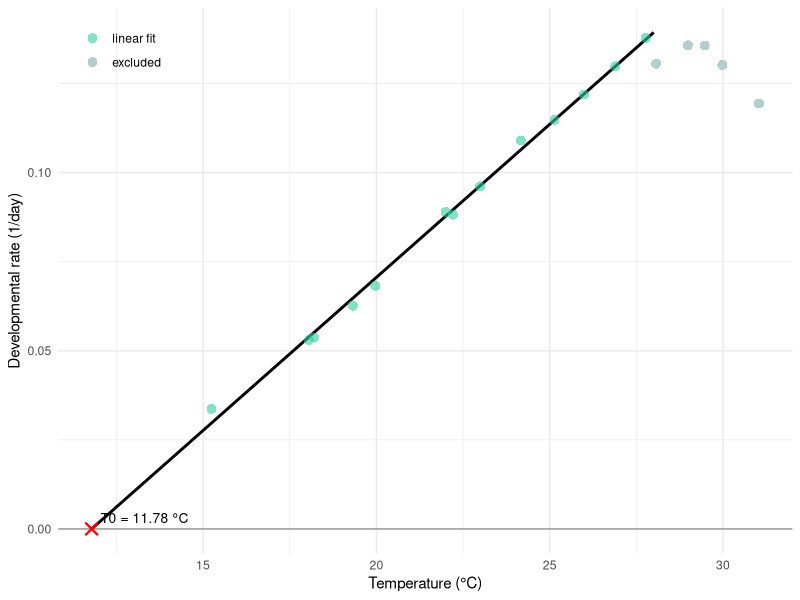
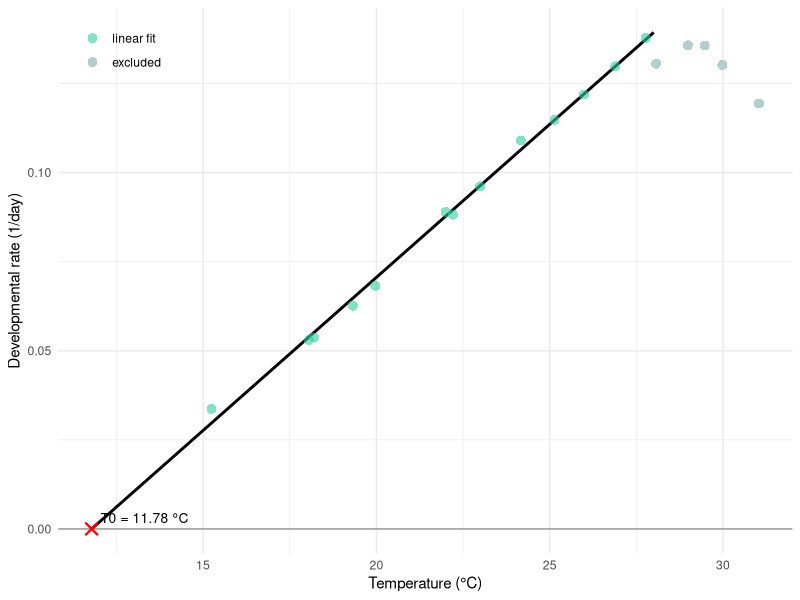

Write R code to recreate these figures, in order.
# =====================================================================
# calibration.R — Base development-model calibration for DrosoTracker.
#
# Derives the thermal-summation constants of the egg->adult model
#     T_dev(theta) = DD / (theta - T0)   <=>   rate = (1/DD)*theta - T0/DD
# by linear regression of developmental RATE against temperature, over the
# linear range ~15-28 C, on the author-verified transcription of Powsner
# (1935, Physiol. Zool. 8:474-520; Tables IX corrected + X, sexes averaged).
#   DD = 1 / slope ;  T0 = -intercept / slope.
#
# Prints the constants with their 95 % confidence intervals (delta method),
# self-checks them against the published values (stops if they drift) and draws
# Figure 1 (developmental rate vs temperature).
#
# Run from the analysis/ folder:   Rscript calibration.R
# =====================================================================

# ---- 1) Data: the verified Powsner totals (committed CSV) ------------
d <- read.csv("data/powsner1935_total_verified.csv")   # cols: temp_c, total_days, note
d$rate <- 1 / d$total_days                              # developmental rate (1/day)

# ---- 2) Linear fit over the linear range (~15-28 C) -----------------
# Above ~28 C the rate-temperature relation reverses (Q10 falls) and is
# excluded. The 27.77 C point (pupal from females only) is kept in the fit;
# dropping it barely changes the result.
LO <- 15; HI <- 28
lin <- d$temp_c >= LO & d$temp_c <= HI
fit <- lm(rate ~ temp_c, data = d[lin, ])

b0 <- as.numeric(coef(fit)[1]); b1 <- as.numeric(coef(fit)[2])
T0 <- -b0 / b1                     # developmental-zero threshold (x-intercept)
DD <- 1 / b1                       # thermal constant (degree-days)
R2 <- summary(fit)$r.squared
n  <- sum(lin)

# ---- 3) 95 % confidence intervals by the delta method ---------------
# Both constants are non-linear functions of the fitted coefficients, so their
# variance comes from the gradient applied to the covariance matrix of the fit.
V     <- vcov(fit)                          # cov of (b0, b1)
gT0   <- c(-1 / b1, b0 / b1^2)              # gradient of T0 = -b0/b1
seT0  <- sqrt(as.numeric(t(gT0) %*% V %*% gT0))
seDD  <- sqrt(as.numeric(V[2, 2]) / b1^4)   # DD = 1/b1  =>  dDD/db1 = -1/b1^2
tcrit <- qt(0.975, df = n - 2)
ciT0  <- T0 + c(-1, 1) * tcrit * seT0
ciDD  <- DD + c(-1, 1) * tcrit * seDD

cat(sprintf("Powsner egg->adult, ~%g-%g C (n=%d):  T0 = %.2f C   DD = %.2f degree-days   R2 = %.4f\n",
            LO, HI, n, T0, DD, R2))
cat(sprintf("95%% CI (delta method):  T0 = %.2f-%.2f C   DD = %.2f-%.2f degree-days\n",
            ciT0[1], ciT0[2], ciDD[1], ciDD[2]))
print(summary(fit))

# ---- 4) Self-check: must reproduce the published values -------------
stopifnot(
  abs(T0 - 11.78)  < 0.03,
  abs(DD - 116.38) < 0.60,
  abs(ciT0[1] - 11.39)  < 0.02,
  abs(ciT0[2] - 12.18)  < 0.02,
  abs(ciDD[1] - 112.20) < 0.10,
  abs(ciDD[2] - 120.56) < 0.10,
  R2 > 0.995,
  n == 13
)
cat("self-check OK: reproduces T0 = 11.78 C (11.39-12.18), DD = 116.38 degree-days (112.20-120.56), n = 13.\n")

# ---- 5) Figure 1: developmental rate vs temperature -----------------
if (requireNamespace("ggplot2", quietly = TRUE)) {
  library(ggplot2)
  dir.create("figures", showWarnings = FALSE)

  d$group <- factor(ifelse(lin, "linear fit", "excluded"),
                    levels = c("linear fit", "excluded"))
  cols <- c(`linear fit` = "#2FCFA099", excluded = "#B4CDCD")

  # fitted line drawn only from T0 to the upper limit (not into the excluded zone)
  fit_line <- data.frame(temp_c = seq(T0, HI, length.out = 100))
  fit_line$rate <- b1 * fit_line$temp_c + b0

  p1 <- ggplot(d, aes(temp_c, rate)) +
    geom_hline(yintercept = 0, colour = "grey60") +
    geom_line(data = fit_line, colour = "black", linewidth = 1) +
    geom_point(aes(fill = group), shape = 21, size = 3, colour = "transparent") +
    annotate("point", x = T0, y = 0, shape = 4, colour = "red", size = 3, stroke = 1.2) +
    annotate("text",  x = T0, y = 0, label = sprintf("T0 = %.2f °C", T0),
             hjust = -0.1, vjust = -0.6, colour = "black", size = 3.5) +
    scale_fill_manual(values = cols, name = NULL) +
    labs(x = "Temperature (°C)", y = "Developmental rate (1/day)") +
    theme_minimal() +
    theme(legend.position = c(0.02, 0.98), legend.justification = c(0, 1))

  ggsave("figures/figure1_rate_vs_temp.pdf", p1, width = 90, height = 68, units = "mm")
  ggsave("figures/figure1_rate_vs_temp.png", p1, width = 90, height = 68, units = "mm", dpi = 300)
  cat("Figure 1 saved to analysis/figures/.\n")
} else {
  cat("(ggplot2 not installed; skipped Figure 1. install.packages('ggplot2') to regenerate.)\n")
}
